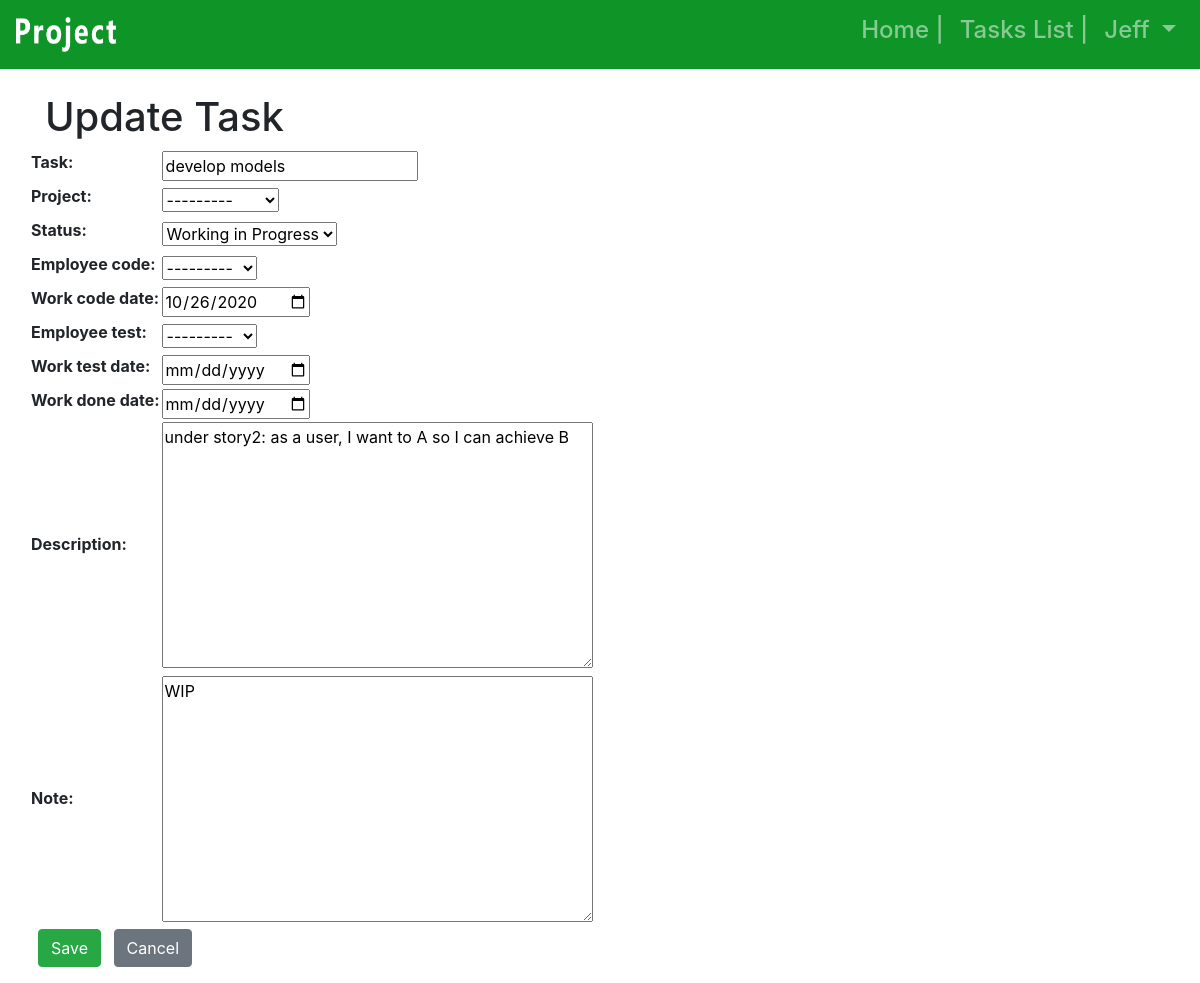
/tasks/2/taskupdate (signed in), run on the app's committed database.
### users/models.py (models this page shows)
class CustomUser(AbstractUser):
    is_employee = models.BooleanField(default=True)
    is_manager = models.BooleanField(default=True)
    role = models.CharField(max_length=50, choices=Role, null=True, blank=True)
    year_of_experience = models.PositiveIntegerField(null=True, blank=True)
    employee_cell_phone = models.CharField(max_length=50, default=' ', null=True, blank=True)
    def __str__(self):
        return "%s" % self.username

### tasks/models.py (models this page shows, shortened)
class Task(models.Model):
    task_no = models.AutoField(auto_created=True, primary_key=True)
    create_by = models.ForeignKey(settings.AUTH_USER_MODEL, on_delete=models.CASCADE, blank=True,
                                  null=True, related_name='+')
    employee_code = models.ForeignKey(settings.AUTH_USER_MODEL, on_delete=models.CASCADE,
                                      blank=True, null=True, related_name='+')
    employee_test = models.ForeignKey(settings.AUTH_USER_MODEL, on_delete=models.CASCADE,
                                      blank=True, null=True, related_name='+')
    project = models.ForeignKey(Project, on_delete=models.CASCADE, default='', blank=True, null=True)
    task = models.CharField(max_length=255, null=True, blank=True)
    description = models.TextField(max_length=255, null=True, blank=True)
    note = models.TextField(max_length=255, null=True, blank=True)
    status = models.CharField(max_length=50, choices=Status, null=True, blank=True)
    work_creat_date = models.DateField(auto_now_add=True)
    work_code_date = models.DateField(auto_now_add=False, null=True, blank=True)
    work_test_date = models.DateField(auto_now_add=False, null=True, blank=True)
    work_done_date = models.DateField(auto_now_add=False, null=True, blank=True)

class Project(models.Model):
    project_id = models.AutoField(auto_created=True, primary_key=True)
    project_manager = models.ForeignKey(settings.AUTH_USER_MODEL, on_delete=models.CASCADE, blank=True, null=True,
                                        related_name='+')
    project_name = models.CharField(max_length=255, null=True, blank=True)
    project_description = models.CharField(max_length=255, null=True, blank=True)
    def __str__(self):
        return "%s" % self.project_name

### tasks/views.py (the view, shortened to what this page needs)
# urls.py: path('<int:pk>/taskupdate', TaskUpdateView.as_view(), name='TaskUpdate'),
class TaskUpdateView(LoginRequiredMixin, UpdateView):
    model = Task
    template_name = 'taskupdate.html'
    form_class = EditForm
    login_url = 'login'

### tasks/forms.py
class EditForm(forms.ModelForm):
    class Meta:
        model = Task
        fields = fields = (
            'task_no',
            'task',
            'project',
            'status',
            'employee_code',
            'work_code_date',
            'employee_test',
            'work_test_date',
            'work_done_date',
            'description',
            'note',
        )
        widgets = {
            'work_code_date': DateInput(),
            'work_test_date': DateInput(),
            'work_done_date': DateInput(),
        }
    def __init__(self, *args, **kwargs):
        super(EditForm, self).__init__(*args, **kwargs)
        self.fields['task'].required = True
        self.fields['project'].required = True

### templates/taskupdate.html
{% extends 'base.html' %}
{% block content %}
    <h1>Update Task</h1>
    <div class="form-group row">
        <form action="" method="post">{% csrf_token %}
            <table class="table-borderless">{{ form.as_table }}</table>
          <button class="btn btn-success ml-2" type="submit">Save</button>
            <a href="{% url 'taskslist' %}" class="btn btn-secondary ml-2">Cancel</a>
        </form>
    </div>
{% endblock content %}

### templates/base.html (shortened to what this page needs)
<!doctype html>
<html lang="en">
  <head>
    <link rel="stylesheet" href="https://stackpath.bootstrapcdn.com/bootstrap/4.1.3/css/bootstrap.min.css">
  </head>
  <body>
    <nav class="navbar navbar-expand-md navbar-dark mb-4" style="background-color: #0f9428;" >
      <a class="navbar-brand" href="{% url 'home' %}">
		{% load static %}
		<img src="{% static "/tasks/image/logo.png" %}" width="100" height="35" class="d-inline-block align-top" alt="Project Taks management system System">
		</a>
          <div class="collapse navbar-collapse" id="navbarNav">
              {% if user.is_authenticated %}
            <ul class="nav navbar-nav ml-auto w-100 justify-content-end">
              <li class="nav-item active" style="text-align: right">
                <h4><a class="nav-link" href="{% url 'home' %}">Home |<span class="sr-only">(current)</span></a></h4>
              </li>
              <li class="nav-item" style="text-align: right">
                <h4><a class="nav-link" href="{% url 'taskslist' %}"
                >Tasks List | </a></h4>
              </li>
              <li>
                  <h4><a class="nav-link dropdown-toggle" href="#" id="userMenu"\
                  data-toggle="dropdown" aria-haspopup="true" aria-expanded\
                                 ="false">
                    {{ user.username }}
                  </a>
                  </h4>
              </li></ul>
        {% else %}
          <form class="form-inline ml-auto">
            <a href="{% url 'login' %}" class="btn btn-secondary ml-2">
            Log In</a>
          </form>
        {% endif %}
      </div>
    </nav>
    <div class="container">
      {% block content %}
      {% endblock content %}
    </div>
  </body>
</html>

### data on the page
CustomUser: username "Jeff"
Task: task "develop models", status "Working in Progress", employee_code "---------", work_code_date "10/26/2020", employee_test "---------", description "under story2: as a user, I want to A so I can achieve B", note "WIP"
Project: project "---------"
